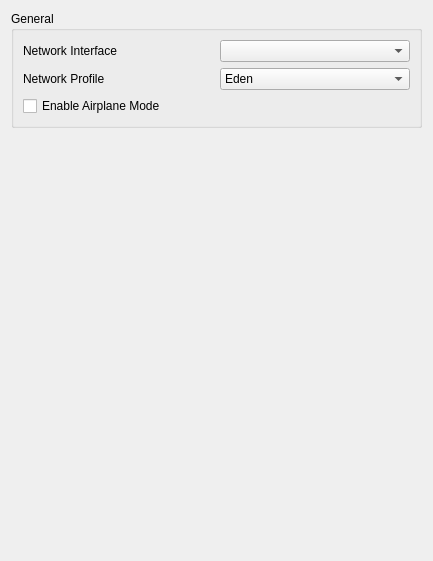
<?xml version="1.0" encoding="UTF-8"?>
<ui version="4.0">
 <class>ConfigureNetwork</class>
 <widget class="QWidget" name="ConfigureNetwork">
  <property name="geometry">
   <rect>
    <x>0</x>
    <y>0</y>
    <width>433</width>
    <height>561</height>
   </rect>
  </property>
  <property name="windowTitle">
   <string>Form</string>
  </property>
  <property name="accessibleName">
   <string>Network</string>
  </property>
  <layout class="QVBoxLayout" name="verticalLayout">
   <item>
    <layout class="QVBoxLayout" name="verticalLayout_3">
     <item>
      <widget class="QGroupBox" name="groupBox_2">
       <property name="title">
        <string>General</string>
       </property>
       <layout class="QGridLayout" name="gridLayout_2">
        <item row="1" column="1">
         <widget class="QComboBox" name="network_interface"/>
        </item>
        <item row="1" column="0">
         <widget class="QLabel" name="label_4">
          <property name="text">
           <string>Network Interface</string>
          </property>
         </widget>
        </item>
        <item row="2" column="1">
         <widget class="QComboBox" name="network_profile">
          <item>
           <property name="text">
            <string>Eden</string>
           </property>
           <property name="userData">
            <string>eden</string>
           </property>
          </item>
          <item>
           <property name="text">
            <string>Nextendo</string>
           </property>
           <property name="userData">
            <string>nextendo</string>
           </property>
          </item>
          <item>
           <property name="text">
            <string>ldn_mitm</string>
           </property>
           <property name="userData">
            <string>ldn_mitm</string>
           </property>
          </item>
         </widget>
        </item>
        <item row="2" column="0">
         <widget class="QLabel" name="label_network_profile">
          <property name="text">
           <string>Network Profile</string>
          </property>
         </widget>
        </item>
        <item row="3" column="0" colspan="2">
         <widget class="QCheckBox" name="airplane_mode">
          <property name="text">
           <string>Enable Airplane Mode</string>
          </property>
         </widget>
        </item>
       </layout>
      </widget>
     </item>
    </layout>
   </item>
   <item>
    <spacer name="verticalSpacer">
     <property name="orientation">
      <enum>Qt::Orientation::Vertical</enum>
     </property>
     <property name="sizeHint" stdset="0">
      <size>
       <width>20</width>
       <height>40</height>
      </size>
     </property>
    </spacer>
   </item>
  </layout>
 </widget>
 <resources/>
 <connections/>
</ui>
